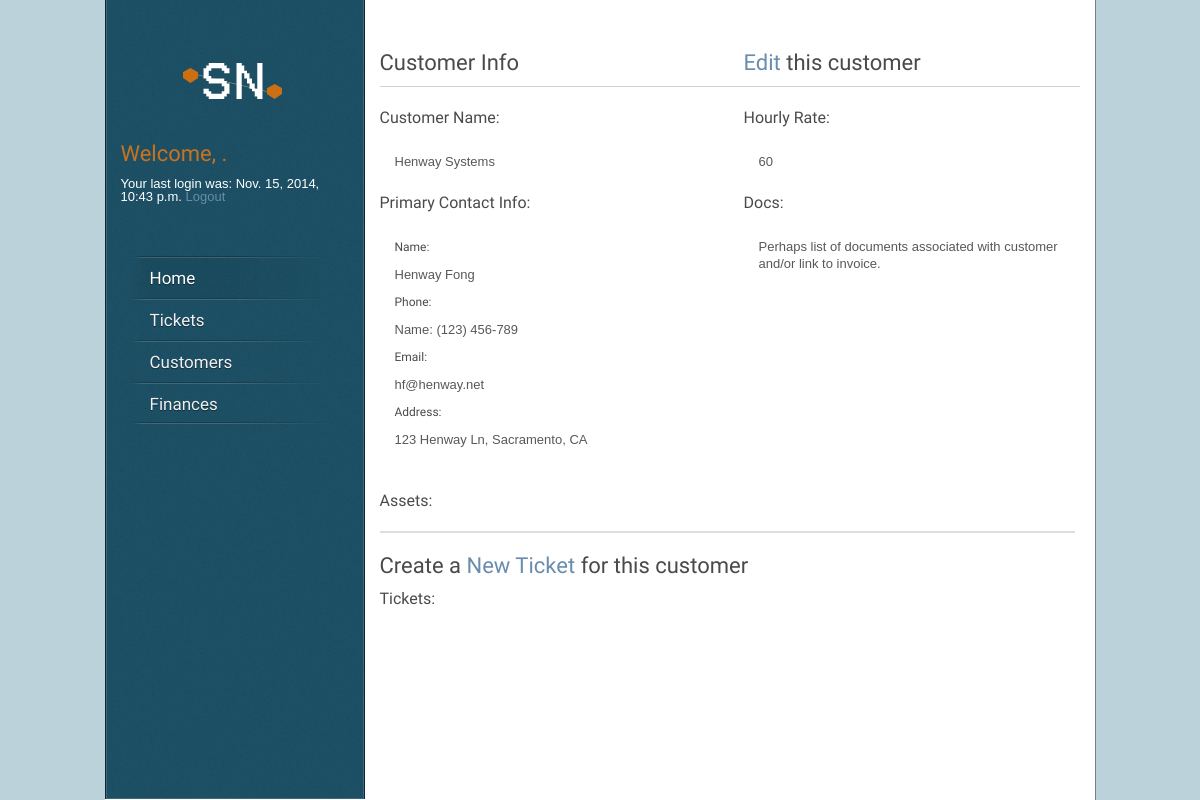
Page /ops/customer/detail/135/ (signed in) on the committed database.
### core/models.py (models this page shows, shortened)
class Node(models.Model):
    parent = models.ForeignKey("self", blank=True, null=True)
    name = models.CharField(max_length=160)
    desc = models.TextField(max_length=1600)
    date_created = models.DateTimeField('date created',auto_now_add=True)
    date_updated = models.DateTimeField('date updated',auto_now=True)

### ops/views.py (the view)
# urls.py: url(r'^(?P<node_id>\d+)/$', views.detail, name='detail'),
def detail(request, node_id):
    iterator=itertools.count() ###
    node = get_object_or_404(Node, pk=node_id)
    return render(request, 'ops/detail.html', {'node': node, 'iterator':iterator})

### ops/templates/ops/detail.html (shortened to what this page needs)
{% extends "core/base.html" %}
{% block content %}
{% load static %}
{% load staticfiles %}
 <form action="{{ form_action }}" method="post">
<div class="one-side"><h1 class="title">Customer Info</h1></div>
	<div class="one-side last">
		{% if node %}
			<h1> <a href="/ops/customer/edit/{{node.id}}">Edit</a> this customer</h1>
		{% endif %}
	</div>
	<div class="whole"><div class="line"></div></div>
	<div class="one-side"><h4>Customer Name: </h4>
		<div class="name-box">
			{{ node.name }}
			</div>
	</div>
	<div class="one-side last"><h4>Hourly Rate: </h4>
		<div class="name-box">
			{%for child in node.node_set.all%}
				{% if child.name == "rate" %}
					{{ child.desc }}
				{% endif %}
			{%endfor%}
			</div>
	</div>
	<div class="one-side"><h4>Primary Contact Info: </h4>
		<div class="name-box">
			<h6>Name: </h6>
			{%for child in node.node_set.all%}
				{% if child.name == "primName" %}
					{{ child.desc }}
				{% endif %}
			{%endfor%}
			<br><h6>Phone: </h6>
			{%for child in node.node_set.all%}
				{% if child.name == "primPhone" %}
					Name: {{ child.desc }}
				{% endif %}
			{%endfor%}
			<br><h6>Email: </h6>
			{%for child in node.node_set.all%}
				{% if child.name == "primEmail" %}
					{{ child.desc }}
				{% endif %}
			{%endfor%}
			<br><h6>Address: </h6>
			{%for child in node.node_set.all%}
				{% if child.name == "primAddress" %}
					{{ child.desc }}
				{% endif %}
			{%endfor%}
		</div>
	</div>
	<div class="one-side last"><h4>Docs: </h4>
		<div class="name-box">
			Perhaps list of documents associated with customer and/or link to invoice.
		</div>
	</div>
	<div class="whole"><br><br><h4>Assets: </h4>
			<div class="tabbed-content">
		        <div class="tab_container">
		        </div>
		      </div>
	<h1>Create a <a href="/ticket/new_ticket">New Ticket</a> for this customer</h1>
	<h4>Tickets: </h4>
	    <div class="toggle">
	    </div>
	</div>
</form>
{% endblock %}

### core/templates/core/base.html (shortened to what this page needs)
{% load staticfiles %}
{% load static %}
<html lang="en-US">
  <head>
	<link rel="stylesheet" type="text/css" href="{% static 'core/css/style.css' %}" />
    <link rel="stylesheet" type="text/css" href="{% static 'core/css/table.css' %}" />
  </head>
  <!DOCTYPE HTML>
</head>
<body>
<div id="wrapper">
	<div id="sidebar">
		 <div id="logo"><a href="/"><img src="/static/core/images/logo.png" alt="Snapnode" /></a></div>
        <div id="log-box">
        {% if user.is_authenticated %}
            <h1><font color="#c9731f">Welcome, {{ user.first_name }}.</font></h1>
            Your last login was: {{ user.last_login}}
            <a href="/core/logout/">Logout</a>
        {%elif  display_type == "Login" %}
        {% else %}
            <h1><font color="#c9731f">Welcome, Guest!</font></h1>
            <p>Please ..
                <a href="/core/register/" id="id_register">|Register|</a> or
                <a href="/core/login/" id="id_login">|Login|</a>
            </p>
        {% endif %}</div>
    <div id="menu" class="menu-v">
      <ul>
        <li><a href="/" class="active">Home</a>
        </li>
        <li><a href="/ticket/">Tickets</a>
        </li>
        <li><a href="/ops/">Customers</a>
        </li>
        <li><a href="/finance/">Finances</a>
        </li>
      </ul>
    </div>
	</div>
        <div id="content">
            <BR>
            {% if user.is_authenticated or  display_type == "Register" %}
                {% block content %}
                {% endblock %}
            {% endif %}
        </div>
</div>
</body>
</html>

### core/static/core/css/style.css (style rules this page uses)
html, body, div, span, applet, object, iframe, h1, h2, h3, h4, h5, h6, p, blockquote, pre, a, acronym, address, big, cite, code, del, dfn, em, font, img, ins, kbd, q, s, samp, small, strike, strong, tt, var, b, u, i, center, dl, dt, dd, ol, ul, li, fieldset, form, label, legend { margin:0; padding:0; border:0; outline:0; font-size:100%; vertical-align:baseline; background:transparent }
body { line-height:1 }
ol, ul { list-style:none }
html, body { height: 100%; }
body { background-color: #bbd2db; font-family:Arial, sans-serif; font-size: 13px; color: #585858; }
a { color: #688dad; text-decoration: none; }
h1, h2, h3, h4, h5, h6 { font-family: 'Amaranth', sans-serif; color: #4a4a4a; font-weight: normal; margin: 0 0 10px 0; }
h1 { font-size: 22px; line-height: 26px; }
h4 { font-size: 16px; line-height: 20px; }
h6 { font-size: 12px; line-height: 18px; }
h1.title { padding: 0; }
img { display: block; }
.line { background: transparent url(/static/core/images/line.png) repeat-x; height: 2px; padding: 20px 0 0 0; line-break: 0px; }
ul { line-height: 20px; margin-bottom: 20px; }
ul li { background: transparent url(/static/core/images/bullet.png) left 8px no-repeat; padding-left: 15px; }
.name-box, .desc-box { clear:both; width: 300px; margin: 10px 0px; text-shadow: none; padding: 15px 15px 13px 15px; line-height: 17px; }
#log-box { float: center; padding: 15px 15px 13px 15px; color: #ffffff; }
#wrapper { background-color: #FFFFFF; width: 990px; margin: 0 auto; overflow: hidden; border-right: 1px solid rgba(0, 0, 0, 0.50); min-height:100%; }
#content { width: 700px; float: right; padding: 40px 15px 20px 0; }
#sidebar { width: 258px; background: #1d5065 url(/static/core/images/noize.png) repeat 100% 0; -webkit-box-shadow: inset 0px 0px 0px 1px rgba(255, 255, 255, 0.15); -moz-box-shadow: inset 0px 0px 0px 1px rgba(255, 255, 255, 0.15); box-shadow: inset 0px 0px 0px 1px rgba(255, 255, 255, 0.15); border-left: 1px solid rgba(0, 0, 0, 0.50); border-right: 1px solid rgba(0, 0, 0, 0.50); float: left; position: fixed; margin-top: -1px; z-index: 100; }
#logo { text-align: center; padding: 40px 32px 0 32px; }
#logo a { border: none; }
#logo img { display: inline; }
#menu { float: left; text-align: left; font-family: 'Amaranth', sans-serif; font-size: 17px; margin-top: 40px; margin-bottom: 50px; position: relative; z-index: 100; padding: 0 0 0 24px; text-shadow: 0px 1px 0px rgba(0, 0, 0, 0.5); }
.menu-v ul { margin: 0; padding: 0; list-style-type: none; width: 200px; background: transparent url(/static/core/images/menu-line.png) no-repeat center bottom; }
.menu-v ul li { position: relative; padding-right: 5px; background: transparent url(/static/core/images/menu-line.png) no-repeat center top; padding: 0; }
.menu-v ul li a { display: block; color: white; text-decoration: none; padding: 12px 0 10px 20px; padding-right: 17px; background: transparent; color: #f0f0f0; text-decoration: none; border: none; }
.menu-v ul li a.active, .menu-v ul li a.selected, .menu-v ul li a:hover { text-decoration: none; background: transparent url(/static/core/images/menu-hover.png) repeat-y left top; color: #fff; }
.whole { width:100%; }
.one-side { width:48%; }
.whole, .one-half, .one-side, .one-third, .two-third, .three-fourth, .one-fourth, .one-fifth, .two-fifth, .three-fifth, .four-fifth, .one-sixth, .five-sixth { position:relative; margin-right:4%; float:left; }
.last { margin-right:0 !important; clear:right; }
.toggle { width: 100%; padding-bottom: 20px; clear:both; }
.tab_container { border-top: none; clear: both; float: left; width: 99%; border: 1px solid #dedede; margin-top: 10px; }
.tabbed-content { width: 100%; overflow: hidden; margin-bottom: 20px; }

### rows in the picture
Node: name "Henway Systems"
Node: desc "60"
Node: desc "Henway Fong"
Node: desc "(123) 456-789"
Node: desc "hf@henway.net"
Node: desc "123 Henway Ln, Sacramento, CA"

### other values in the picture
{{ user.last_login }} "Nov. 15, 2014, 10:43 p.m."
